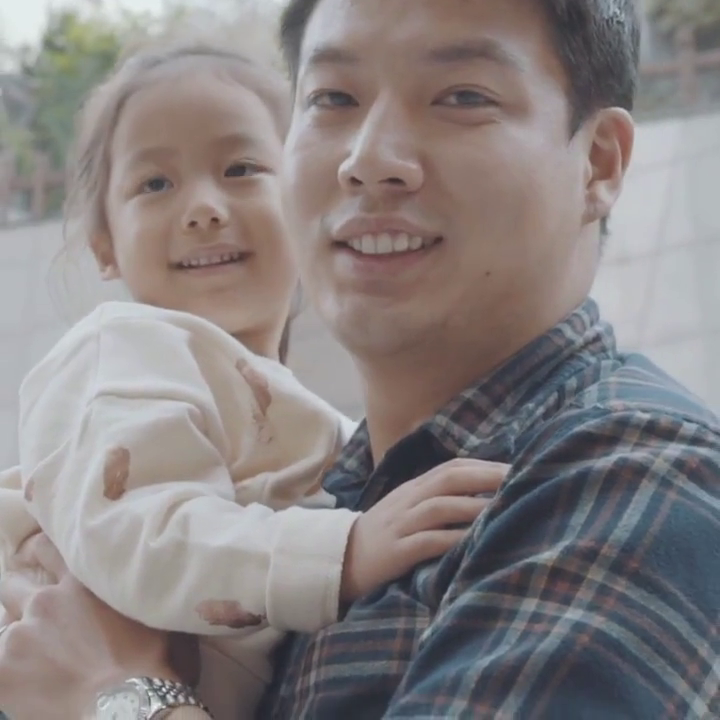
#> input picture frame 28 of videos/baby.mp4, 720 x 720 px
$ python face_detection_opencv_haar.py
#> lines starting #> are read from the running program, lines starting #| are printed output that depends on the picture; after the words box and inside, x2 and y2 are one past the last pixel; in counts of white or black regions, pixels touching at a corner belong together
#> further down, frame is the input picture: shape (720, 720, 3); mean B, G, R 129.6, 129.5, 135.8
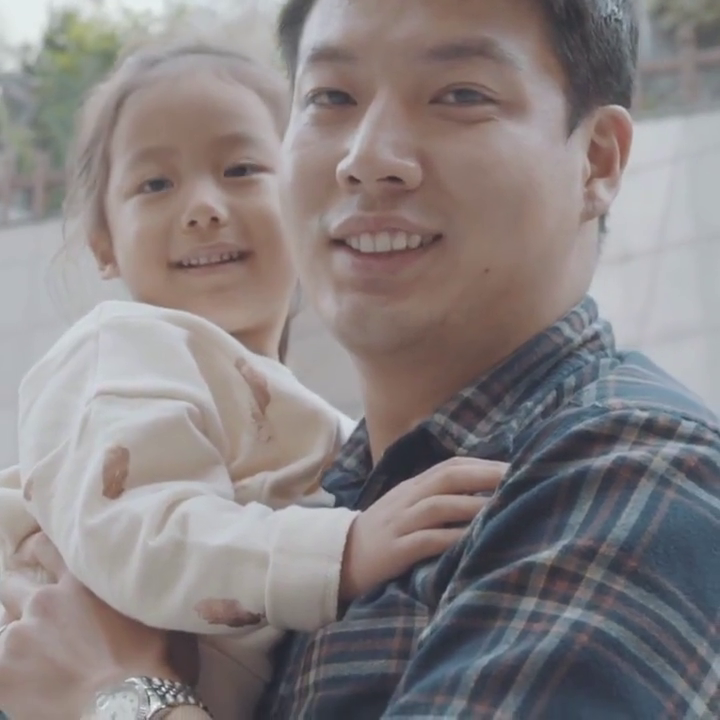
#> input picture frame 29 of videos/baby.mp4, 720 x 720 px
#> further down, frame is the input picture: shape (720, 720, 3); mean B, G, R 129.9, 129.4, 136.1
import argparse
import os
import time

import cv2


def detectFaceOpenCVHaar(faceCascade, frame, inHeight=300, inWidth=0):
#> called with inHeight = 300, inWidth = 0
    frameOpenCVHaar = frame.copy()
    frameHeight = frameOpenCVHaar.shape[0]
#> frameHeight = 720
    frameWidth = frameOpenCVHaar.shape[1]
#> frameWidth = 720
    if not inWidth:
        inWidth = int((frameWidth / frameHeight) * inHeight)
#> inWidth = 300

    scaleHeight = frameHeight / inHeight
#> scaleHeight = 2.4
    scaleWidth = frameWidth / inWidth
#> scaleWidth = 2.4

    frameOpenCVHaarSmall = cv2.resize(frameOpenCVHaar, (inWidth, inHeight))
    frameGray = cv2.cvtColor(frameOpenCVHaarSmall, cv2.COLOR_BGR2GRAY)
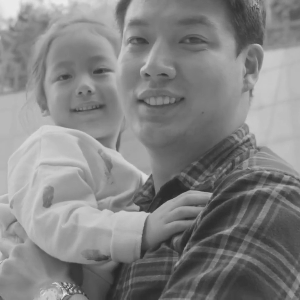
#> frameGray: shape (300, 300); min 37, max 238, mean 131.4

    faces = faceCascade.detectMultiScale(frameGray)
#> faces = [[40, 38, 91, 91]]
    bboxes = []
    for (x, y, w, h) in faces:
        x1 = x
        y1 = y
        x2 = x + w
        y2 = y + h
        cvRect = [
            int(x1 * scaleWidth),
            int(y1 * scaleHeight),
            int(x2 * scaleWidth),
            int(y2 * scaleHeight),
        ]
        bboxes.append(cvRect)
        cv2.rectangle(
            frameOpenCVHaar,
            (cvRect[0], cvRect[1]),
            (cvRect[2], cvRect[3]),
            (0, 255, 0),
            int(round(frameHeight / 150)),
            4,
        )
#> this loop made 1 pass
#> (x, y, w, h, x1, y1, x2, y2) on pass 1: (40, 38, 91, 91, 40, 38, 131, 129)
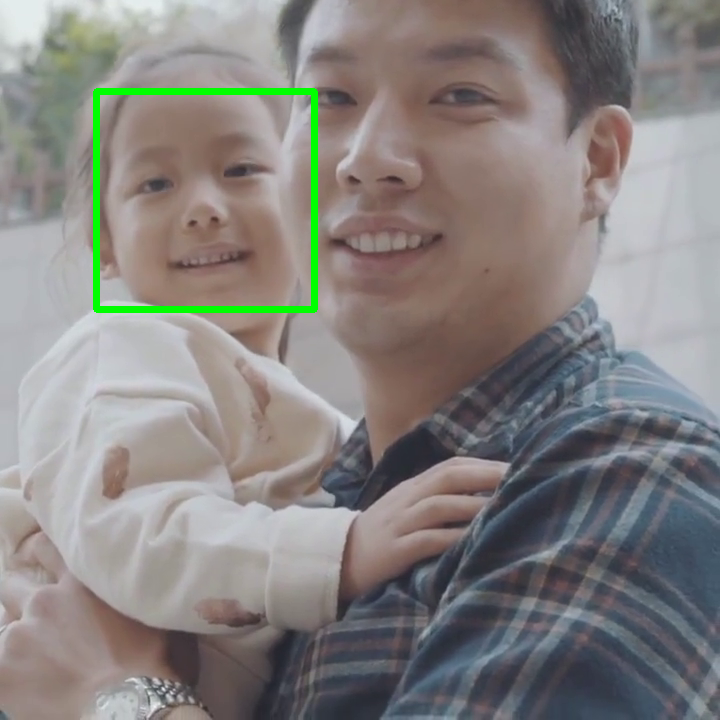
#> frameOpenCVHaar: shape (720, 720, 3); 1.17% of pixels changed, all inside (x1, y1, x2, y2) = (93, 88, 318, 313)
#> after the loop, bboxes = [[96, 91, 314, 309]]
    return frameOpenCVHaar, bboxes


if __name__ == "__main__":
    parser = argparse.ArgumentParser(description="Face detection")
    parser.add_argument("--video", type=str, default="./videos/baby.mp4", help="Path to video file")
    # parser.add_argument("--video", type=str, default="./videos/neck-exercise.mp4", help="Path to video file")
    # parser.add_argument("--video", type=str, default="./videos/rowing.mp4", help="Path to video file")
    args = parser.parse_args()

    source = args.video

    faceCascade = cv2.CascadeClassifier("models/haarcascade_frontalface_default.xml")

    outputFolder = "output-haar-videos"
    if not os.path.exists(outputFolder):
        os.makedirs(outputFolder)

    if source:
        cap = cv2.VideoCapture(source)
        outputFile = os.path.basename(source)[:-4] + ".avi"
    else:
        cap = cv2.VideoCapture(0, cv2.CAP_V4L)
        outputFile = "grabbed_from_camera.avi"

    hasFrame, frame = cap.read()

    vid_writer = cv2.VideoWriter(
        os.path.join(outputFolder, outputFile),
        cv2.VideoWriter_fourcc("M", "J", "P", "G"),
        25,
        (frame.shape[1], frame.shape[0]),
    )

    frame_count = 0
    tt_opencvHaar = 0

    while True:
        hasFrame, frame = cap.read()
        if not hasFrame:
            break

        frame_count += 1
        t = time.time()

        outOpencvHaar, bboxes = detectFaceOpenCVHaar(faceCascade, frame)
#> bboxes = [[96, 91, 314, 309]]
        tt_opencvHaar += time.time() - t
        fpsOpencvHaar = frame_count / tt_opencvHaar

        label = "OpenCV Haar; FPS : {:.2f}".format(fpsOpencvHaar)
        cv2.putText(
            outOpencvHaar,
            label,
            (10, 50),
            cv2.FONT_HERSHEY_SIMPLEX,
            1.3,
            (0, 0, 255),
            3,
            cv2.LINE_AA,
        )
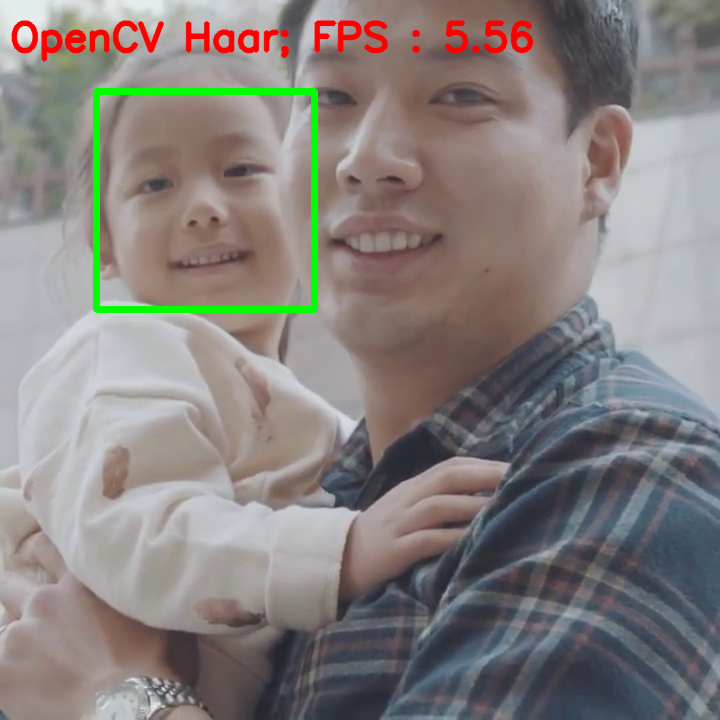
#> outOpencvHaar: shape (720, 720, 3); 1.45% of pixels changed, all inside (x1, y1, x2, y2) = (11, 20, 534, 62)

        cv2.imshow("Face Detection Comparison", outOpencvHaar)

        vid_writer.write(outOpencvHaar)
        if frame_count == 1:
            tt_opencvHaar = 0

        key = cv2.waitKey(5)
#> (key Esc is pressed here)
        if key == 27:
            break

    cv2.destroyAllWindows()
    vid_writer.release()

$ run again, starting later in the video
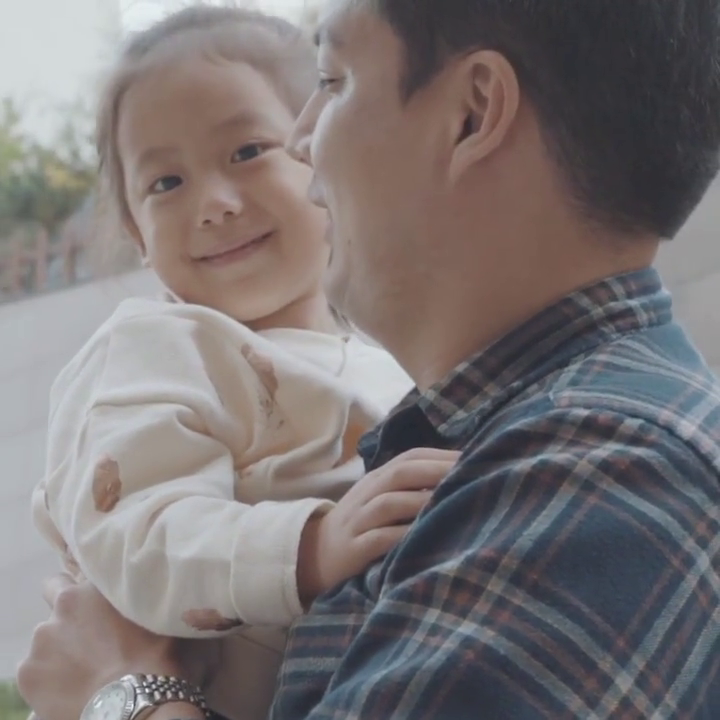
#> input picture frame 126 of videos/baby.mp4, 720 x 720 px
#> frame is the input picture: shape (720, 720, 3); mean B, G, R 115.8, 115.2, 121.4
#> in detectFaceOpenCVHaar, `frameGray = cv2.cvtColor(frameOpenCVHaarSmall, cv2.COLOR_BGR2GRAY)`:
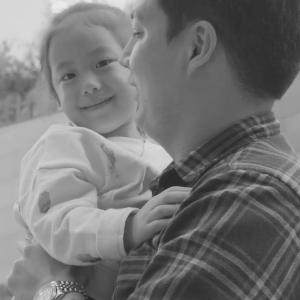
#> frameGray: shape (300, 300); min 37, max 235, mean 117
#> faces = ()
#> after the loop in detectFaceOpenCVHaar, `for (x, y, w, h) in faces:`: bboxes = []
#> `cv2.putText( outOpencvHaar, label, (10, 50), cv2.FONT_HERSHEY_SIMPLEX,..`:
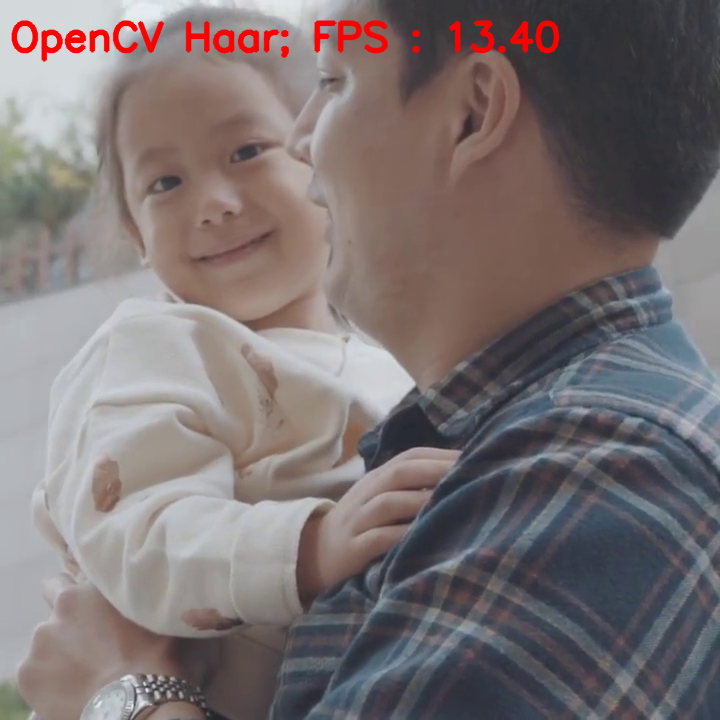
#> outOpencvHaar: shape (720, 720, 3); mean B, G, R 114.4, 113.5, 122.8

$ run again, starting later in the video
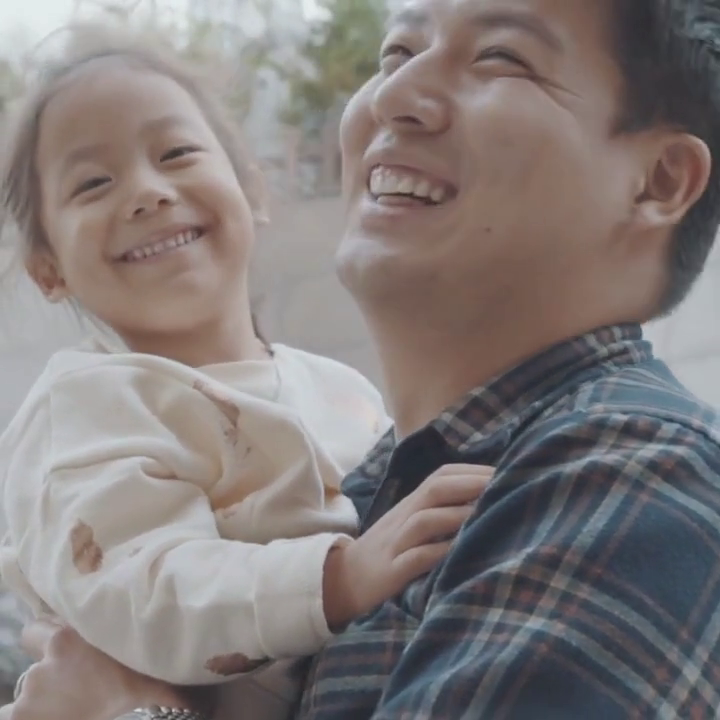
#> input picture frame 224 of videos/baby.mp4, 720 x 720 px
#> frame is the input picture: shape (720, 720, 3); mean B, G, R 122, 123, 130.3
#> faces = [[132, 29, 64, 64]]
#> the loop in detectFaceOpenCVHaar, `for (x, y, w, h) in faces:` made 1 pass
#> (x, y, w, h, x1, y1, x2, y2) on pass 1: (132, 29, 64, 64, 132, 29, 196, 93)
#> after the loop in detectFaceOpenCVHaar, `for (x, y, w, h) in faces:`:
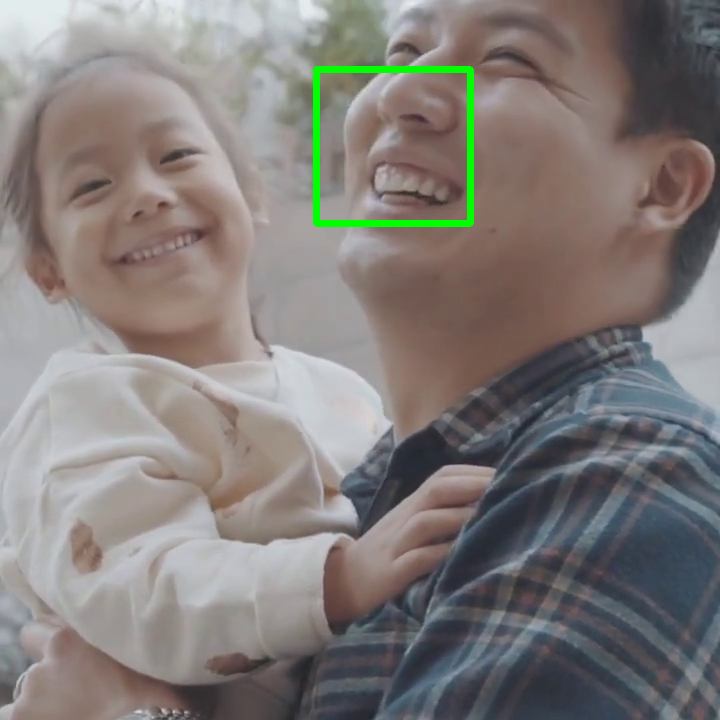
#> frameOpenCVHaar: shape (720, 720, 3); mean B, G, R 121.7, 124.4, 129.7
#> after the loop in detectFaceOpenCVHaar, `for (x, y, w, h) in faces:`: bboxes = [[316, 69, 470, 223]]
#> `cv2.putText( outOpencvHaar, label, (10, 50), cv2.FONT_HERSHEY_SIMPLEX,..`:
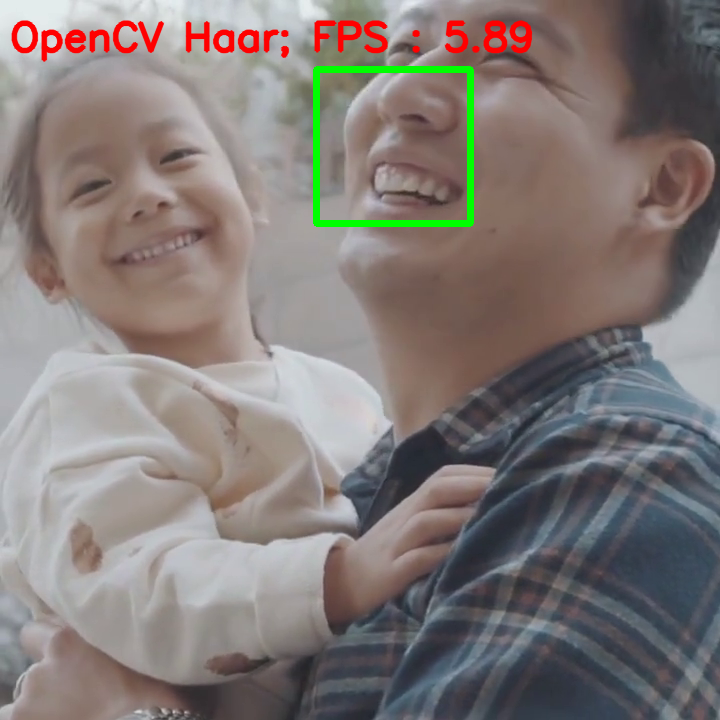
#> outOpencvHaar: shape (720, 720, 3); 1.47% of pixels changed, all inside (x1, y1, x2, y2) = (11, 20, 533, 62)
